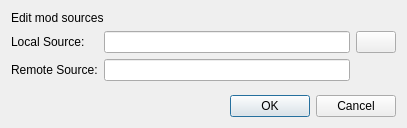
<?xml version="1.0" encoding="UTF-8"?>
<ui version="4.0">
 <class>EditModSourcesDialog</class>
 <widget class="QDialog" name="EditModSourcesDialog">
  <property name="geometry">
   <rect>
    <x>0</x>
    <y>0</y>
    <width>407</width>
    <height>128</height>
   </rect>
  </property>
  <property name="windowTitle">
   <string>Edit Mod Sources</string>
  </property>
  <layout class="QVBoxLayout" name="verticalLayout">
   <item>
    <widget class="QLabel" name="info_label">
     <property name="text">
      <string>Edit mod sources</string>
     </property>
    </widget>
   </item>
   <item>
    <layout class="QGridLayout" name="gridLayout">
     <item row="0" column="0">
      <widget class="QLabel" name="label">
       <property name="text">
        <string>Local Source:</string>
       </property>
      </widget>
     </item>
     <item row="0" column="1">
      <widget class="ValidatingLineEdit" name="local_source_field"/>
     </item>
     <item row="0" column="2">
      <widget class="QPushButton" name="path_picker_button">
       <property name="text">
        <string/>
       </property>
       <property name="icon">
        <iconset theme="folder-open"/>
       </property>
      </widget>
     </item>
     <item row="1" column="0">
      <widget class="QLabel" name="label_2">
       <property name="text">
        <string>Remote Source:</string>
       </property>
      </widget>
     </item>
     <item row="1" column="1">
      <widget class="QLineEdit" name="remote_source_field"/>
     </item>
    </layout>
   </item>
   <item>
    <spacer name="verticalSpacer">
     <property name="orientation">
      <enum>Qt::Vertical</enum>
     </property>
     <property name="sizeHint" stdset="0">
      <size>
       <width>20</width>
       <height>0</height>
      </size>
     </property>
    </spacer>
   </item>
   <item>
    <widget class="QDialogButtonBox" name="buttonBox">
     <property name="orientation">
      <enum>Qt::Horizontal</enum>
     </property>
     <property name="standardButtons">
      <set>QDialogButtonBox::Cancel|QDialogButtonBox::Ok</set>
     </property>
    </widget>
   </item>
  </layout>
 </widget>
 <customwidgets>
  <customwidget>
   <class>ValidatingLineEdit</class>
   <extends>QLineEdit</extends>
   <header>src/ui/validatinglineedit.h</header>
  </customwidget>
 </customwidgets>
 <resources/>
 <connections>
  <connection>
   <sender>buttonBox</sender>
   <signal>accepted()</signal>
   <receiver>EditModSourcesDialog</receiver>
   <slot>accept()</slot>
   <hints>
    <hint type="sourcelabel">
     <x>248</x>
     <y>254</y>
    </hint>
    <hint type="destinationlabel">
     <x>157</x>
     <y>274</y>
    </hint>
   </hints>
  </connection>
  <connection>
   <sender>buttonBox</sender>
   <signal>rejected()</signal>
   <receiver>EditModSourcesDialog</receiver>
   <slot>reject()</slot>
   <hints>
    <hint type="sourcelabel">
     <x>316</x>
     <y>260</y>
    </hint>
    <hint type="destinationlabel">
     <x>286</x>
     <y>274</y>
    </hint>
   </hints>
  </connection>
 </connections>
</ui>
